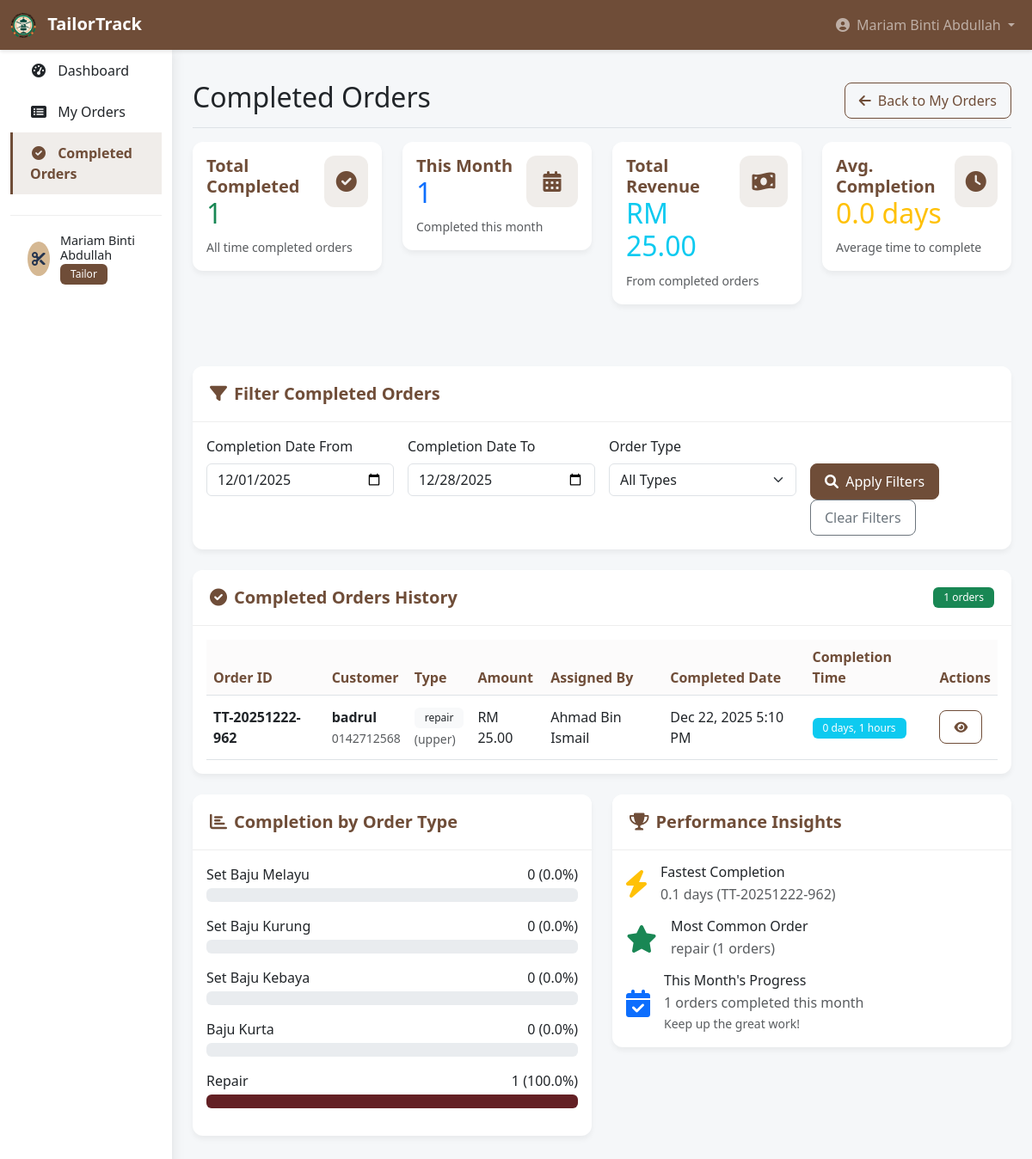
Page /tailor/completed_orders.php (signed in) on the committed database.
### tables this page shows
CREATE TABLE `orders` (
  `order_id` varchar(20) NOT NULL,
  `customer_name` varchar(100) NOT NULL,
  `customer_phone` varchar(20) NOT NULL,
  `customer_email` varchar(100) DEFAULT NULL,
  `order_type` enum('set_baju_melayu','set_baju_kurung','set_baju_kebaya','baju_kurta','repair') NOT NULL,
  `repair_type` enum('upper','lower','both') DEFAULT NULL,
  `status` enum('pending','assigned','in_progress','completed','paid','cancel') DEFAULT 'pending',
  `payment_status` enum('pending','paid') DEFAULT 'pending',
  `assigned_tailor` int(11) DEFAULT NULL,
  `created_by` int(11) NOT NULL,
  `created_at` timestamp NOT NULL DEFAULT current_timestamp(),
  `updated_at` timestamp NOT NULL DEFAULT current_timestamp() ON UPDATE current_timestamp(),
  `total_amount` decimal(10,2) NOT NULL,
  `deposit_amount` decimal(10,2) DEFAULT 0.00,
  `deposit_paid` enum('no','yes') DEFAULT 'no',
  `deposit_paid_at` timestamp NULL DEFAULT NULL,
  `amount_paid` decimal(10,2) DEFAULT 0.00,
  `tailor_notes` text DEFAULT NULL
);

CREATE TABLE `users` (
  `user_id` int(11) NOT NULL,
  `username` varchar(50) NOT NULL,
  `password` varchar(255) NOT NULL,
  `role` enum('admin','cashier','tailor') NOT NULL,
  `full_name` varchar(100) NOT NULL,
  `email` varchar(100) DEFAULT NULL,
  `phone` varchar(20) DEFAULT NULL,
  `created_at` timestamp NOT NULL DEFAULT current_timestamp()
);

### tailor/completed_orders.php (the view, shortened to what the rows shown need)
<?php
require_once '../config/database.php';
$date_from = $_GET['date_from'] ?? date('Y-m-01');
$date_to = $_GET['date_to'] ?? date('Y-m-d');
$query = "SELECT o.*, c.full_name as cashier_name
          FROM orders o
          JOIN users c ON o.created_by = c.user_id
          WHERE o.assigned_tailor = ? AND o.status = 'completed'";
$params = [$_SESSION['user_id']];
if ($date_from) {
    $query .= " AND DATE(o.updated_at) >= ?";
    $params[] = $date_from;
}
if ($date_to) {
    $query .= " AND DATE(o.updated_at) <= ?";
    $params[] = $date_to;
}
$query .= " ORDER BY o.updated_at DESC";
try {
    $stmt = $pdo->prepare($query);
    $stmt->execute($params);
    $completed_orders = $stmt->fetchAll();
} catch (PDOException $e) {
    error_log("Fetch completed orders error: " . $e->getMessage());
    $error = "Unable to load completed orders data.";
}
try {
    $total_completed = count($completed_orders);
    $stmt = $pdo->prepare("SELECT COUNT(*) as count FROM orders WHERE assigned_tailor = ? AND status = 'completed' AND MONTH(updated_at) = MONTH(CURRENT_DATE())");
    $stmt->execute([$_SESSION['user_id']]);
    $month_completed = $stmt->fetch()['count'];
    $stmt = $pdo->prepare("SELECT COALESCE(SUM(total_amount), 0) as total FROM orders WHERE assigned_tailor = ? AND status = 'completed'");
    $stmt->execute([$_SESSION['user_id']]);
    $total_revenue = $stmt->fetch()['total'];
    $stmt = $pdo->prepare("SELECT AVG(DATEDIFF(updated_at, created_at)) as avg_days FROM orders WHERE assigned_tailor = ? AND status = 'completed'");
    $stmt->execute([$_SESSION['user_id']]);
    $avg_completion_time = $stmt->fetch()['avg_days'];
} catch (PDOException $e) {
    error_log("Fetch statistics error: " . $e->getMessage());
}
?>
<!DOCTYPE html>
<html lang="en">
<head>
    <link href="https://cdn.jsdelivr.net/npm/bootstrap@5.3.0-alpha1/dist/css/bootstrap.min.css" rel="stylesheet">
    <link rel="stylesheet" href="https://cdnjs.cloudflare.com/ajax/libs/font-awesome/6.0.0/css/all.min.css">
    <link rel="stylesheet" href="../css/tailor.css">
</head>
<body>
    <div class="container-fluid">
        <div class="row">
            <main class="col-md-9 ms-sm-auto col-lg-10 px-md-4 main-content">
                <div class="d-flex justify-content-between flex-wrap flex-md-nowrap align-items-center pt-3 pb-2 mb-3 border-bottom">
                    <h1 class="h2">Completed Orders</h1>
                </div>
                <div class="row mb-4">
                    <div class="col-xl-3 col-md-6 mb-4">
                        <div class="card stat-card">
                            <div class="card-body">
                                <div class="d-flex justify-content-between">
                                    <div>
                                        <h2 class="text-success"><?php echo $total_completed; ?></h2>
                                    </div>
                                </div>
                            </div>
                        </div>
                    </div>
                    <div class="col-xl-3 col-md-6 mb-4">
                        <div class="card stat-card">
                            <div class="card-body">
                                <div class="d-flex justify-content-between">
                                    <div>
                                        <h2 class="text-primary"><?php echo $month_completed; ?></h2>
                                    </div>
                                </div>
                            </div>
                        </div>
                    </div>
                    <div class="col-xl-3 col-md-6 mb-4">
                        <div class="card stat-card">
                            <div class="card-body">
                                <div class="d-flex justify-content-between">
                                    <div>
                                        <h2 class="text-info">RM <?php echo number_format($total_revenue, 2); ?></h2>
                                    </div>
                                </div>
                            </div>
                        </div>
                    </div>
                    <div class="col-xl-3 col-md-6 mb-4">
                        <div class="card stat-card">
                            <div class="card-body">
                                <div class="d-flex justify-content-between">
                                    <div>
                                        <h2 class="text-warning"><?php echo number_format($avg_completion_time, 1); ?> days</h2>
                                    </div>
                                </div>
                            </div>
                        </div>
                    </div>
                </div>
                <div class="card">
                    <div class="card-body">
                        <?php if (empty($completed_orders)): ?>
                            <div class="text-center py-5">
                                <i class="fas fa-clipboard-check text-muted fa-4x mb-3"></i>
                                <h4>No Completed Orders</h4>
                                <p class="text-muted">You haven't completed any orders yet.</p>
                                <a href="my_orders.php" class="btn btn-primary">View My Orders</a>
                            </div>
                        <?php else: ?>
                            <div class="table-responsive">
                                <table class="table table-hover">
                                    <thead>
                                        <tr>
                                            <th>Order ID</th>
                                            <th>Customer</th>
                                            <th>Type</th>
                                            <th>Amount</th>
                                            <th>Assigned By</th>
                                            <th>Completed Date</th>
                                            <th>Completion Time</th>
                                            <th>Actions</th>
                                        </tr>
                                    </thead>
                                    <tbody>
                                        <?php foreach ($completed_orders as $order): ?>
                                            <?php
                                            $completion_time = date_diff(
                                                date_create($order['created_at']),
                                                date_create($order['updated_at'])
                                            )->format('%a days, %h hours');
                                            ?>
                                            <tr>
                                                <td><strong><?php echo $order['order_id']; ?></strong></td>
                                                <td>
                                                    <div>
                                                        <strong><?php echo htmlspecialchars($order['customer_name']); ?></strong>
                                                        <br>
                                                        <small class="text-muted"><?php echo $order['customer_phone']; ?></small>
                                                    </div>
                                                </td>
                                                <td>
                                                    <span class="badge bg-light text-dark">
                                                        <?php echo str_replace('_', ' ', $order['order_type']); ?>
                                                    </span>
                                                    <?php if ($order['order_type'] == 'repair' && $order['repair_type']): ?>
                                                        <br>
                                                        <small class="text-muted">(<?php echo $order['repair_type']; ?>)</small>
                                                    <?php endif; ?>
                                                </td>
                                                <td>RM <?php echo number_format($order['total_amount'], 2); ?></td>
                                                <td><?php echo htmlspecialchars($order['cashier_name']); ?></td>
                                                <td><?php echo date('M j, Y g:i A', strtotime($order['updated_at'])); ?></td>
                                                <td>
                                                    <span class="badge bg-info"><?php echo $completion_time; ?></span>
                                                </td>
                                                <td>
                                                    <button class="btn btn-sm btn-outline-primary view-order" data-id="<?php echo $order['order_id']; ?>">
                                                        <i class="fas fa-eye"></i>
                                                    </button>
                                                </td>
                                            </tr>
                                        <?php endforeach; ?>
                                    </tbody>
                                </table>
                            </div>
                        <?php endif; ?>
                    </div>
                </div>
                <div class="row mt-4">
                    <div class="col-lg-6">
                        <div class="card">
                            <div class="card-body">
                                <div class="completion-chart">
                                    <?php
                                    $order_types = [
                                        'set_baju_melayu' => 'Set Baju Melayu',
                                        'set_baju_kurung' => 'Set Baju Kurung',
                                        'set_baju_kebaya' => 'Set Baju Kebaya',
                                        'baju_kurta' => 'Baju Kurta',
                                        'repair' => 'Repair'
                                    ];
                                    foreach ($order_types as $type => $label):
                                        $count = count(array_filter($completed_orders, fn($o) => $o['order_type'] == $type));
                                        $percentage = $total_completed > 0 ? ($count / $total_completed) * 100 : 0;
                                    ?>
                                        <div class="chart-item mb-3">
                                            <div class="d-flex justify-content-between mb-1">
                                                <span class="chart-label"><?php echo $label; ?></span>
                                                <span class="chart-value"><?php echo $count; ?> (<?php echo number_format($percentage, 1); ?>%)</span>
                                            </div>
                                            <div class="progress">
                                                <div class="progress-bar" role="progressbar"
                                                     style="width: <?php echo $percentage; ?>%; background-color: <?php echo getChartColor($type); ?>"
                                                     aria-valuenow="<?php echo $percentage; ?>" aria-valuemin="0" aria-valuemax="100">
                                                </div>
                                            </div>
                                        </div>
                                    <?php endforeach; ?>
                                </div>
                            </div>
                        </div>
                    </div>
                    <div class="col-lg-6">
                        <div class="card">
                            <div class="card-body">
                                <div class="performance-insights">
                                    <div class="insight-item mb-3">
                                        <div class="d-flex align-items-center">
                                            <div>
                                                <h6 class="mb-1">Fastest Completion</h6>
                                                <p class="mb-0 text-muted">
                                                    <?php
                                                    $fastest_order = null;
                                                    foreach ($completed_orders as $order) {
                                                        $completion_days = (strtotime($order['updated_at']) - strtotime($order['created_at'])) / (60 * 60 * 24);
                                                        if (!$fastest_order || $completion_days < $fastest_order['days']) {
                                                            $fastest_order = [
                                                                'order_id' => $order['order_id'],
                                                                'days' => $completion_days,
                                                                'type' => $order['order_type']
                                                            ];
                                                        }
                                                    }
                                                    echo $fastest_order ? number_format($fastest_order['days'], 1) . ' days (' . $fastest_order['order_id'] . ')' : 'N/A';
                                                    ?>
                                                </p>
                                            </div>
                                        </div>
                                    </div>
                                </div>
                            </div>
                        </div>
                    </div>
                </div>
            </main>
        </div>
    </div>
</body>
</html>
<?php
function getChartColor($order_type) {
    $colors = [
        'set_baju_melayu' => '#25344F',
        'set_baju_kurung' => '#617891',
        'set_baju_kebaya' => '#D5B893',
        'baju_kurta' => '#6F4D38',
        'repair' => '#632024'
    ];
    return $colors[$order_type] ?? '#6c757d';
}
?>

### rows in the picture
orders: order_id "TT-20251222-962", customer_name "badrul", customer_phone "0142712568", order_type "repair", repair_type "upper", total_amount "25.00", created_by.full_name "Ahmad Bin Ismail", updated_at "Dec 22, 2025 5:10 PM", completion_time "0 days, 1 hours", order_type "0", order_type "0.0", order_type "1", order_type "100.0"

### other values in the picture
$_SESSION['full_name'] "Mariam Binti Abdullah"
$total_completed "1"
$month_completed "1"
$total_revenue "25.00"
$avg_completion_time "0.0"
count($completed_orders) "1"
$label "Set Baju Melayu"
$label "Set Baju Kurung"
$label "Set Baju Kebaya"
$label "Baju Kurta"
$label "Repair"
$fastest_order['days'] "0.1"
str_replace('_', ' ', $most_common) "repair"
$order_counts[$most_common] "1"
